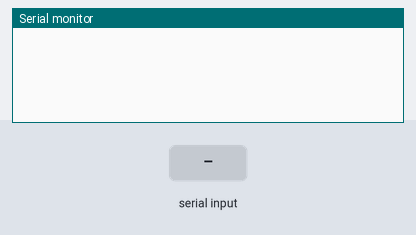
A sketch run on a simulated Arduino Mega 2560, built with avr-gcc and run on an emulated ATmega2560. On the bench: the last lines printed to the serial monitor. The test bench sets the inputs (shaded band).

Above: at 1.2 s.
1.3 s: "*" received over Serial
At 1.7 s:
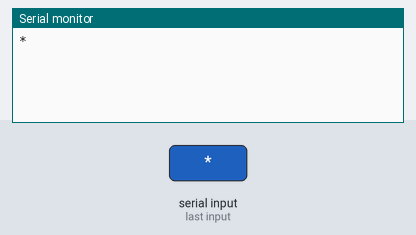
2.8 s: "1" received over Serial
At 4.0 s:
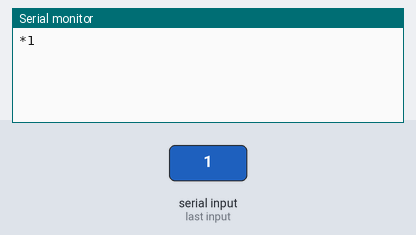

The sketch:

BluetoothTest.ino
```cpp
#include <SoftwareSerial.h>
#define rxPin 3                          // define SoftwareSerial rx data pin
#define txPin 4                          // define SoftwareSerial tx data pin
SoftwareSerial hc06(rxPin, txPin);  // create instance of SoftwareSerial

char c;
String inData;

void setup()
{
  Serial.begin(9600);                   // Start hardware Serial
  Serial1.begin(9600);                // Start SoftwareSerial
}
void loop()
{
  if (Serial.available())
  {
    c = Serial.read();
    Serial.print(c);                 // Write the character to the Serial Monitor
    Serial1.write (c);             // Write the character to Bluetooth
  }

  while (Serial1.available() > 0) { //While connected to bluetooth
    char received = Serial1.read();

    if (received == '*')
    {
      Serial.print(inData);

    } else {
      if (inData.length() >= 2) { //resets inData
        inData = "";
      }
      inData += received; //adds what it recieved to the data

    }
  }
}
```

Measured:
- after the input at 1.3 s, the serial monitor: prints a new line at once (image 1)
- after the input at 2.8 s, the serial monitor: prints a new line at once (image 2)
